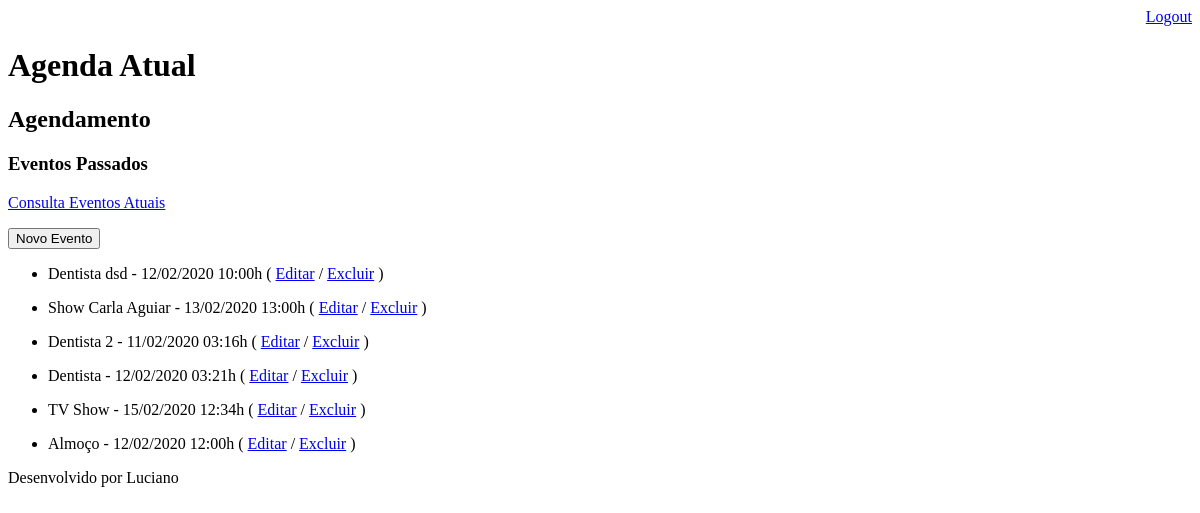
The page /agenda/passado/ (signed in) on the database as committed earlier.
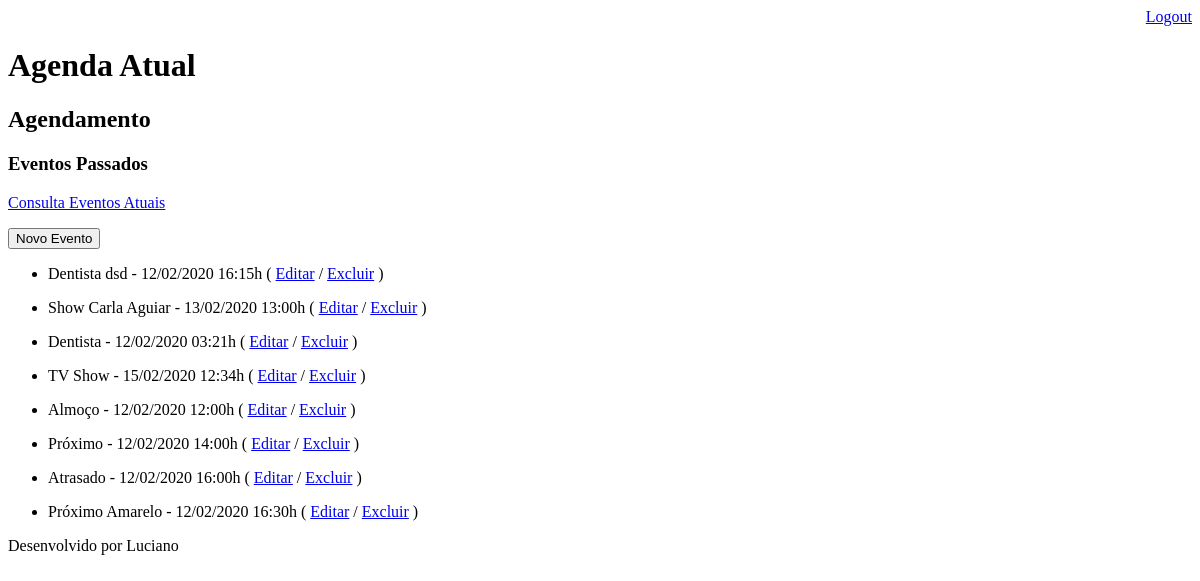
The same page on the database as committed later.
### core/models.py (models this page shows, shortened)
class Evento(models.Model):
    titulo = models.CharField(max_length=100, verbose_name='Título')
    descricao = models.TextField(blank=True, null=True)
    data_evento = models.DateTimeField(verbose_name='Data do Evento')
    data_criacao = models.DateTimeField(auto_now=True, verbose_name='Data de Criação')
    usuario = models.ForeignKey(User, on_delete=models.CASCADE)
    class Meta:
        db_table = 'evento'
    def get_data_evento(self):
        return self.data_evento.strftime('%d/%m/%Y %H:%Mh')
    def get_evento_atrasado(self):
        if self.data_evento > datetime.now() - timedelta(hours=1):
            if self.data_evento < datetime.now():
                return True
            else:
                return False
        else:
            return False
    def get_evento_proximo(self):
        if self.data_evento > datetime.now():
            if self.data_evento < datetime.now() + timedelta(hours=1):
                return True
            else:
                return False
        else:
            return False

### core/views.py (the view)
# urls.py: path('agenda/passado/', views.lista_eventos_passados),
@login_required(login_url='/login/')
def lista_eventos_passados(request):
    usuario = request.user
    data_atual = datetime.now()  - timedelta(hours=1)
    evento = Evento.objects.filter(usuario=usuario, data_evento__lt=data_atual)
    dados = {'eventos':evento, 'passado': True}
    return render(request, 'agenda.html', dados)

### core/templates/agenda.html (shortened to what this page needs)
{% extends "model-page.html" %}
{% block content %}
    <h2>Agendamento</h2>
    <div align="left" >
        {% if passado %}
            <h3>Eventos Passados</h3>
            <a href="/agenda/">
                Consulta Eventos Atuais
            </a>
        {% endif %}
    </div>
    <p>
    <a href="/agenda/evento/">
        <button type="button">Novo Evento</button>
    </a>
    <p>
    <ul style="fonte-size: 16px">
        {% for evento in eventos %}
            <li>
                <div style={% if evento.get_evento_atrasado %} "color:red" {% endif %}
                            {% if evento.get_evento_proximo %} "color:gold" {% endif %} >
                    {{ evento.titulo }} - {{ evento.get_data_evento }}
                    ( <a href="/agenda/evento/?id={{ evento.id }}">Editar</a>
                    / <a href="/agenda/evento/delete/{{ evento.id }}/">Excluir</a> )
                </div>
            </li>
        {% endfor %}
    </ul>
{% endblock %}

### core/templates/model-page.html
<!DOCTYPE html>
<html lang="en">
<head>
     {% include "model-header.html" %}
</head>
<body>
    {% block content %} {% endblock %}
    {% include "model-footer.html" %}
</body>
</html>

### core/templates/model-header.html (shortened to what this page needs)
    <div align="right">
        <a href="/logout">Logout</a>
    </div>
    <h1>Agenda Atual</h1>

### core/templates/model-footer.html
<p>Desenvolvido por Luciano</p>

Rows that differ between the two databases and show on the page:
removed Evento: titulo "Dentista 2", get_data_evento "11/02/2020 03:16h"
changed Evento "Dentista dsd": get_data_evento "12/02/2020 10:00h" → "12/02/2020 16:15h"
added Evento: titulo "Próximo", get_data_evento "12/02/2020 14:00h"
added Evento: titulo "Atrasado", get_data_evento "12/02/2020 16:00h"
added Evento: titulo "Próximo Amarelo", get_data_evento "12/02/2020 16:30h"
